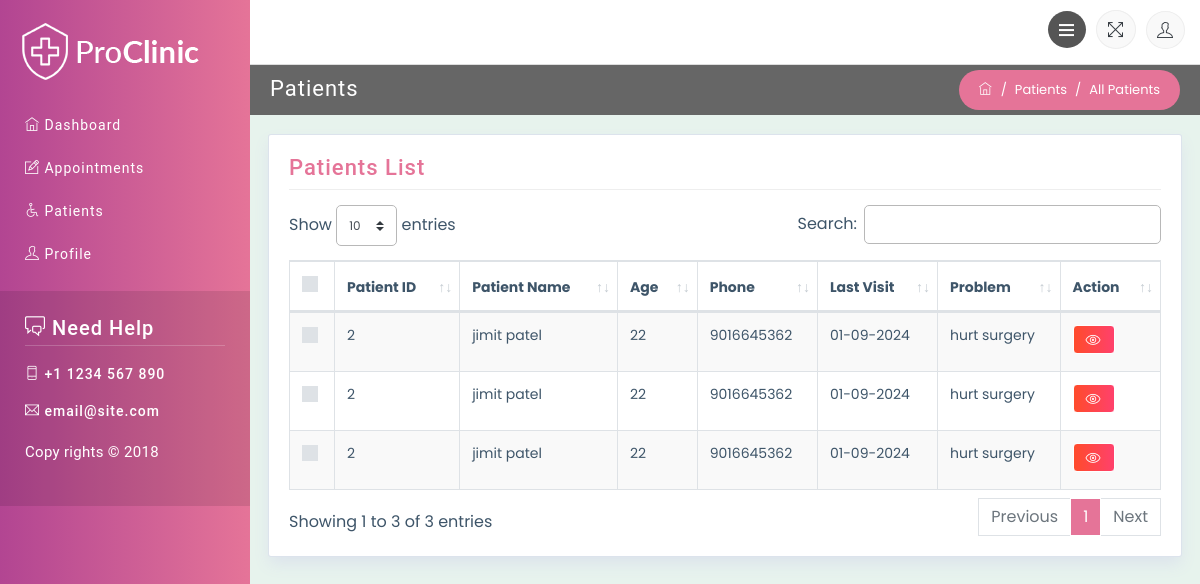
The page /doctor/doctor-patient (signed in) on the database as committed earlier.
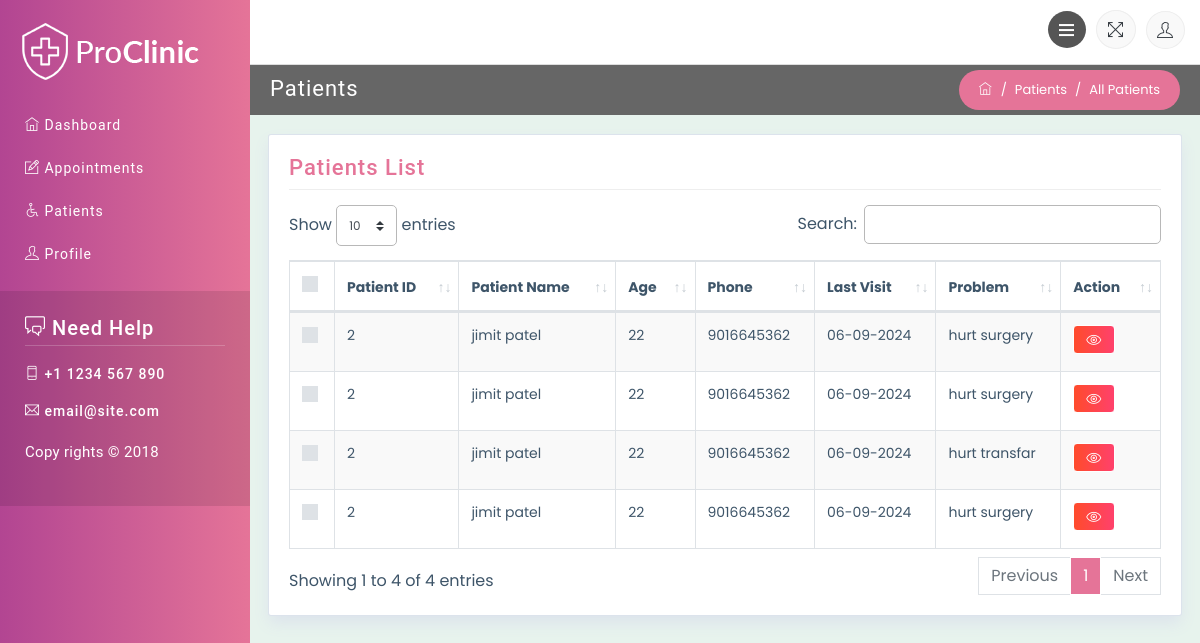
The same page on the database as committed later.
### patient/models.py (models this page shows, shortened)
class Appointment(BaseModel):
    STATUS_CHOICES = [
        ('P', 'Pending'),
        ('C', 'Confirmed'),
        ('D', 'Completed'),
        ('X', 'Canceled'),
    ]
    status = models.CharField(max_length=1, choices=STATUS_CHOICES, default='P')
    patient =  models.ForeignKey(Patient, on_delete=models.CASCADE)
    doctor = models.ForeignKey('doctor.Doctor', on_delete=models.CASCADE)
    disease = models.ForeignKey('custom_admin.Disease', on_delete=models.CASCADE)
    appointment_date = models.DateField()
    appointment_time = models.TimeField()
    end_time = models.TimeField(null=True, blank=True)
    def __str__(self):
        return f"Appointment with Dr.  {self.doctor} for {self.patient} on {self.appointment_date} at {self.appointment_time}"

class Patient(BaseModel):
    user = models.ForeignKey(CustomUser, on_delete=models.CASCADE)
    def __str__(self):
        return f"{self.user.first_name} {self.user.last_name}"

### user/models.py (models this page shows, shortened)
class CustomUser(AbstractUser):
    Patient = "Patient"
    Doctor = "Doctor"
    Admin = 'Admin'
    GENDER_CHOICES = [
        ('male', 'Male'),
        ('female', 'Female'),
        ('other', 'Other'),
    ]
    ROLE_CHOICES = [
        (Patient, 'Patient'),
        (Doctor, 'Doctor'),
        (Admin, 'Admin')
    ]
    username = None
    role = models.CharField(max_length=10, choices=ROLE_CHOICES, default=Patient)
    phone_number = models.CharField(max_length=15, blank=True, null=True)
    date_of_birth = models.DateField(blank=True, null=True)
    gender = models.CharField(max_length=10, choices=GENDER_CHOICES, blank=True, null=True)
    address = models.CharField(max_length=255, blank=True, null=True)
    age = models.IntegerField(null=True, blank=True)
    email = models.EmailField(unique=True)
    USERNAME_FIELD = 'email'
    REQUIRED_FIELDS = []
    objects = CustomUserManager()

### custom_admin/models.py (models this page shows, shortened)
class Disease(models.Model):
    problem_name = models.CharField(max_length=100, unique=True)
    time_required = models.DurationField()
    specialization = models.ForeignKey(Specialization, on_delete=models.CASCADE)

### doctor/views.py (the view)
# urls.py: path('doctor-patient',DoctorpatientView.as_view(),name='doctor-patient'),
class DoctorpatientView(DoctorLoginRequiredMixin,TemplateView):
    template_name = 'doctor/doctor-patients.html'
    model = Appointment
    def get_context_data(self, **kwargs):
        context = super().get_context_data(**kwargs)
        doctor = get_object_or_404(Doctor, user=self.request.user)
        appointments = Appointment.objects.filter(doctor=doctor)
        print(appointments)
        context['appointments'] = appointments
        return context

### doctor/models.py (called while the page is built)
    def __str__(self):
        return f"{self.user.first_name} || {self.specialization.specialization_name}"

### user/mixins.py (called while the page is built)
    def dispatch(self, request, *args, **kwargs):
        if not request.user.is_authenticated:
            return self.handle_no_permission()
        allowed_user_types = ['Doctor']
        if request.user.role not in allowed_user_types:
            return redirect(self.login_url)
        return super().dispatch(request, *args, **kwargs)

### templates/doctor/doctor-patients.html (shortened to what this page needs)
{% extends "doctor/base.html" %}
{% load static %}
{% block content %}
        <div class="row no-margin-padding">
          <div class="col-md-6">
            <h3 class="block-title">Patients</h3>
          </div>
          <div class="col-md-6">
            <ol class="breadcrumb">
              <li class="breadcrumb-item">
                <a href="index.html">
                  <span class="ti-home"></span>
                </a>
              </li>
              <li class="breadcrumb-item">Patients</li>
              <li class="breadcrumb-item active">All Patients</li>
            </ol>
          </div>
        </div>
        <div class="container-fluid">
          <div class="row">
            <div class="col-md-12">
              <div class="widget-area-2 proclinic-box-shadow">
                <h3 class="widget-title">Patients List</h3>
                <div class="table-responsive mb-3">
                  <table id="tableId" class="table table-bordered table-striped">
                      <thead>
                          <tr>
                              <th class="no-sort">
                                  <div class="custom-control custom-checkbox">
                                  </div>
                              </th>
                              <th>Patient ID</th>
                              <th>Patient Name</th>
                              <th>Age</th>
                              <th>Phone</th>
                              <th>Last Visit</th>
                              <th>Problem</th>
                              <th>Action</th>
                          </tr>
                      </thead>
                      <tbody>
                        {% for appointment in appointments %}
                        <tr>
                            <td>
                                <div class="custom-control custom-checkbox">
                                </div>
                            </td>
                            <td>{{ appointment.patient.id }}</td>
                            <td>{{ appointment.patient.user.first_name }} {{ appointment.patient.user.last_name }}</td>
                            <td>{{ appointment.patient.user.age }}</td>
                            <td>{{ appointment.patient.user.phone_number }}</td>
                            <td>{{ appointment.appointment_date|date:'d-m-Y' }}</td>
                            <td>{{ appointment.disease.problem_name }}</td>
                            <td>
                                <a href="{% url "doctor:patient-detail" appointment.pk %}">
                                    <span class="ti-eye btn btn-danger lg"></span>
                                </a>
                            </td>
                        </tr>
                        {% empty %}
                        <tr>
                            <td colspan="8">No appointments found.</td>
                        </tr>
                        {% endfor %}
                    </tbody>
                  </table>
              </div>
              </div>
            </div>
          </div>
        </div>
      </div>
    </div>
{% endblock %}

Rows that differ between the two databases and show on the page:
removed Appointment: patient.id "2", patient.user.first_name "jimit", patient.user.last_name "patel", patient.user.age "22", patient.user.phone_number "9016645362", appointment_date "01-09-2024", disease.problem_name "hurt surgery"
removed Appointment: patient.id "2", patient.user.first_name "jimit", patient.user.last_name "patel", patient.user.age "22", patient.user.phone_number "9016645362", appointment_date "01-09-2024", disease.problem_name "hurt surgery"
removed Appointment: patient.id "2", patient.user.first_name "jimit", patient.user.last_name "patel", patient.user.age "22", patient.user.phone_number "9016645362", appointment_date "01-09-2024", disease.problem_name "hurt surgery"
added Appointment: patient.id "2", patient.user.first_name "jimit", patient.user.last_name "patel", patient.user.age "22", patient.user.phone_number "9016645362", appointment_date "06-09-2024", disease.problem_name "hurt surgery"
added Appointment: patient.id "2", patient.user.first_name "jimit", patient.user.last_name "patel", patient.user.age "22", patient.user.phone_number "9016645362", appointment_date "06-09-2024", disease.problem_name "hurt surgery"
added Appointment: patient.id "2", patient.user.first_name "jimit", patient.user.last_name "patel", patient.user.age "22", patient.user.phone_number "9016645362", appointment_date "06-09-2024", disease.problem_name "hurt transfar"
added Appointment: patient.id "2", patient.user.first_name "jimit", patient.user.last_name "patel", patient.user.age "22", patient.user.phone_number "9016645362", appointment_date "06-09-2024", disease.problem_name "hurt surgery"
Other text that changed with them:
text written by a page script: "Show entries Search: Showing 1 to 3 of 3 entries Previous 1 Next" → "Show entries Search: Showing 1 to 4 of 4 entries Previous 1 Next"
